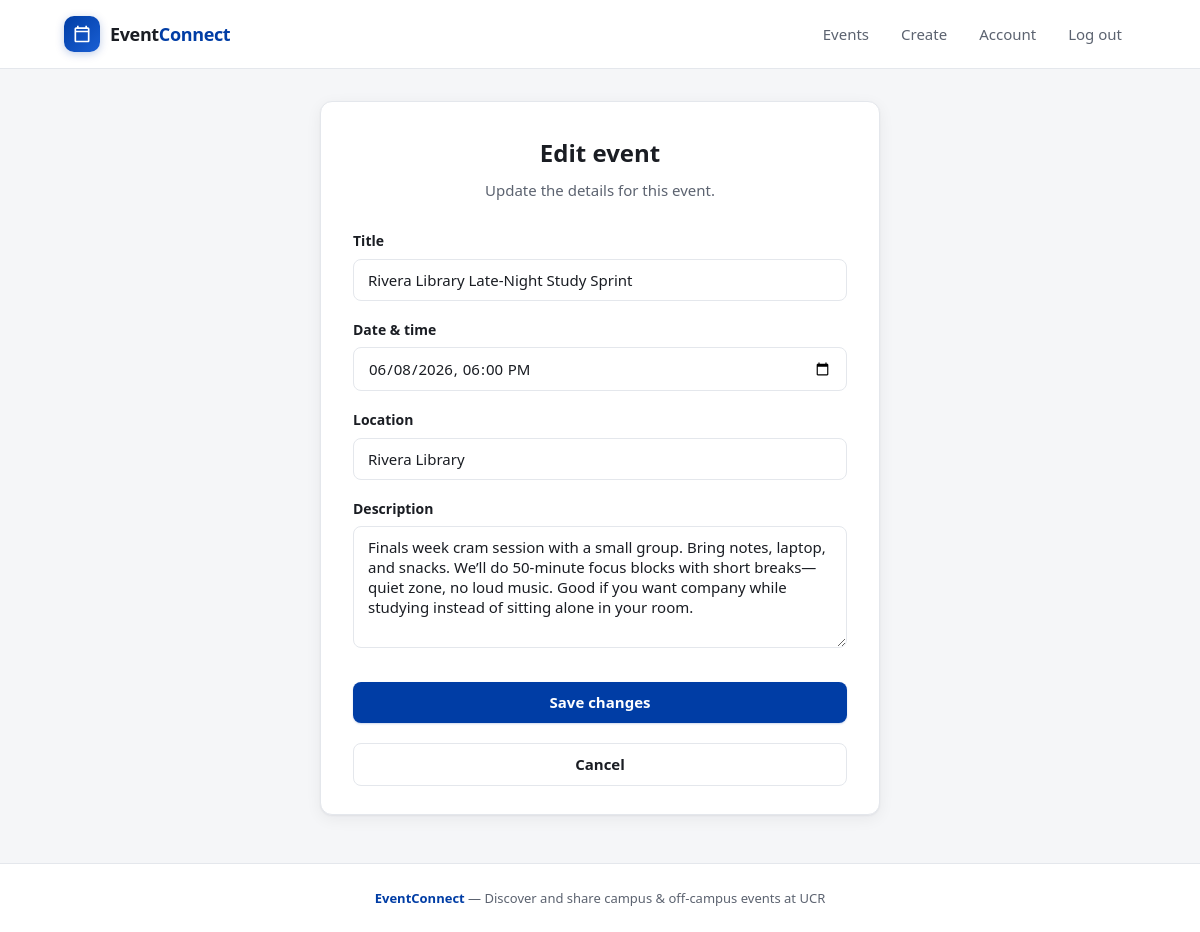
Page /events/3/edit/ (signed in) on the committed database.
### events/models.py (models this page shows, shortened)
class Event(models.Model):
    title = models.CharField(max_length=200)
    starts_at = models.DateTimeField()
    location = models.CharField(max_length=300)
    description = models.TextField()
    created_by = models.ForeignKey(
        settings.AUTH_USER_MODEL,
        on_delete=models.CASCADE,
        related_name="events_created",
    )
    created_at = models.DateTimeField(auto_now_add=True)
    updated_at = models.DateTimeField(auto_now=True)
    class Meta:
        ordering = ["-starts_at"]

### events/views.py (the view, shortened to what this page needs)
# urls.py: path("<str:event_id>/edit/", views.event_edit, name="event_edit"),
@login_required
def event_edit(request, event_id):
    event = get_object_or_404(Event, pk=event_id)
    if event.created_by != request.user:
        return HttpResponseForbidden("You can only edit events you created.")
    return render(request, "events/event_edit.html", {"event": event})

### templates/events/event_edit.html (shortened to what this page needs)
{% extends "base.html" %}
{% block content %}
<div class="container">
  <div class="form-card form-card--wide">
    <h1>Edit event</h1>
    <p class="subtitle">Update the details for this event.</p>
    <form method="post">
      <div class="form-group">
        <label for="title">Title</label>
        <input type="text" id="title" name="title" required value="{{ event.title }}" placeholder="e.g. Study group at Rivera Library">
      </div>
      <div class="form-group">
        <label for="starts_at">Date &amp; time</label>
        <input type="datetime-local" id="starts_at" name="starts_at" required value="{{ event.starts_at|date:'Y-m-d\TH:i' }}">
      </div>
      <div class="form-group">
        <label for="location">Location</label>
        <input type="text" id="location" name="location" required value="{{ event.location }}" placeholder="e.g. UCR Bell Tower, Riverside">
      </div>
      <div class="form-group">
        <label for="description">Description</label>
        <textarea id="description" name="description" rows="5" required placeholder="What should people know about this event?">{{ event.description }}</textarea>
      </div>
      <div class="btn-group">
        <button type="submit" class="btn btn--primary">Save changes</button>
        <a href="{% url 'events:event_detail' event.id %}" class="btn btn--secondary">Cancel</a>
      </div>
    </form>
  </div>
</div>
{% endblock %}

### static/css/main.css (style rules this page uses)
:root { --bg: #f5f6f8; --surface: #ffffff; --text: #1a1d23; --text-muted: #5c6370; --border: #e4e7ec; --primary: #003da5; --primary-hover: #002d7a; --primary-soft: #e8eef8; --accent: #ffb81c; --accent-soft: #fff8e6; --danger: #c62828; --danger-soft: #fdecea; --radius: 12px; --radius-sm: 8px; --shadow: 0 1px 2px rgba(16, 24, 40, 0.05), 0 4px 16px rgba(16, 24, 40, 0.06); --shadow-lg: 0 8px 32px rgba(16, 24, 40, 0.1); --font: "Segoe UI", system-ui, -apple-system, BlinkMacSystemFont, sans-serif; --max-width: 1120px; }
*, *::before, *::after { box-sizing: border-box; }
html { scroll-behavior: smooth; }
body { margin: 0; min-height: 100vh; font-family: var(--font); font-size: 16px; line-height: 1.6; color: var(--text); background: var(--bg); display: flex; flex-direction: column; }
a { color: var(--primary); text-decoration: none; }
.container { max-width: var(--max-width); margin: 0 auto; padding: 2rem 1.5rem 3rem; }
.btn { display: inline-flex; align-items: center; justify-content: center; gap: 0.5rem; padding: 0.625rem 1.25rem; border: none; border-radius: var(--radius-sm); font-family: inherit; font-size: 0.9375rem; font-weight: 600; line-height: 1.4; cursor: pointer; text-decoration: none; transition: background 0.15s, transform 0.1s, box-shadow 0.15s; }
.btn--primary { background: var(--primary); color: #fff; box-shadow: 0 1px 2px rgba(0, 61, 165, 0.2); }
.btn--secondary { background: var(--surface); color: var(--text); border: 1px solid var(--border); }
.btn-group { display: flex; flex-wrap: wrap; gap: 0.75rem; margin-top: 1rem; }
.form-card { max-width: 440px; margin: 0 auto; background: var(--surface); border: 1px solid var(--border); border-radius: var(--radius); box-shadow: var(--shadow); padding: 2rem 2rem 1.75rem; }
.form-card--wide { max-width: 560px; }
.form-card h1 { margin: 0 0 0.375rem; font-size: 1.5rem; font-weight: 700; text-align: center; }
.form-card .subtitle { text-align: center; color: var(--text-muted); font-size: 0.9375rem; margin: 0 0 1.75rem; }
.form-group { margin-bottom: 1.125rem; }
.form-group label { display: block; margin-bottom: 0.375rem; font-size: 0.875rem; font-weight: 600; color: var(--text); }
.form-group input, .form-group textarea, .form-group select { width: 100%; padding: 0.625rem 0.875rem; border: 1px solid var(--border); border-radius: var(--radius-sm); font-family: inherit; font-size: 0.9375rem; color: var(--text); background: var(--surface); transition: border-color 0.15s, box-shadow 0.15s; }
.form-card .btn { width: 100%; margin-top: 0.5rem; }

### rows in the picture
Event: title "Rivera Library Late-Night Study Sprint", starts_at "06/08/2026 18:00", location "Rivera Library", description "Finals week cram session with a small group. Bring notes, laptop, and snacks. We’ll do 50-minute focus blocks with short breaks—quiet zone, no loud music. Good if you want company while studying instead of sitting alone in your room."
